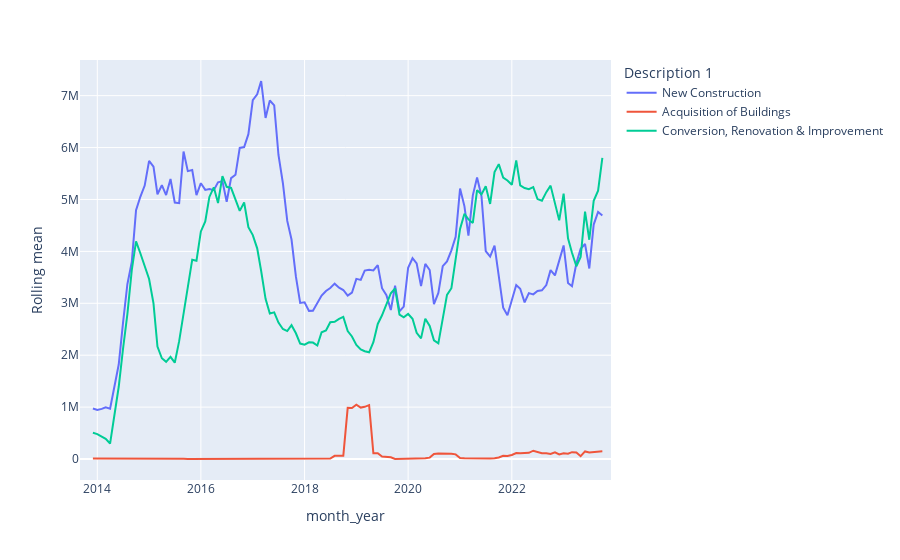
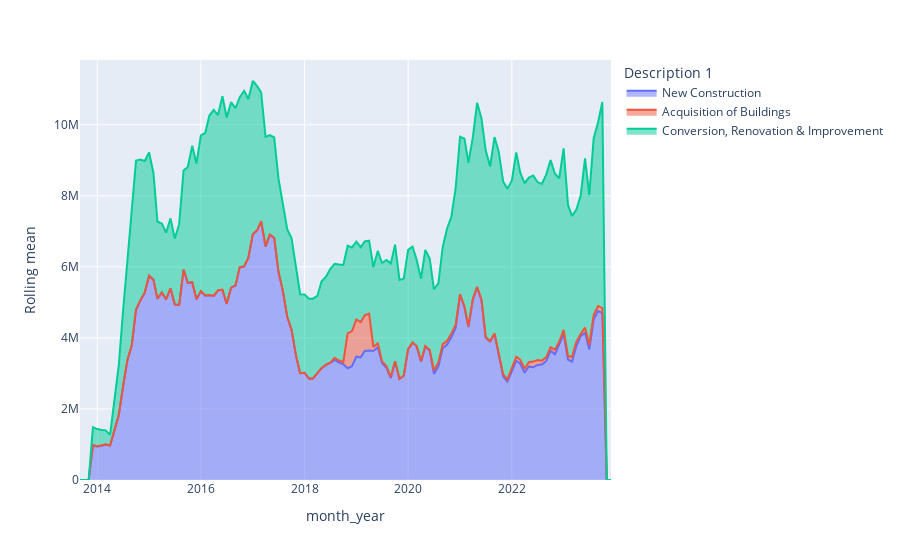

Notebook code for these charts, in order:
### Markdown cell above
From the charts above I noted that my dates were not aligning across the dataframes because some dates did not have any payments made in certain descriptions. Therefore I needed to redo these, however thought it would also be more intersting to see the 6 month rolling mean across this period too.

So I created new dataframes which would have all the months in over the peroid of the data, and then put the spend data into the right rows in these dataframes. I was then able to find the rolling average across these results and plot line and area graphs of this.

### Code cell
#Find the start and end dates of the data in df_1
begin_date = df_1.iloc[0]["Pay Date"]
end_date = df_1.iloc[df_1.shape[0]-1]["Pay Date"]

#Create the New Construction dataframe with a row entry for each month
dff_NC = pd.DataFrame({"Description 1":"New Construction",'Pay Date':pd.date_range(begin_date, end_date)})

#Extract the month and year from pay date and turn it into a string.
dff_NC["month_year"] = dff_NC["Pay Date"].dt.to_period("M").astype(str)
dff_NC = dff_NC.drop(columns="Pay Date").drop_duplicates()

#Create an amount list
Amount = []

#Go through the dff dataframe to find the relevant summed amount and allocate it to each month, if nothing was spend show 0
#Put this into a list
for i in range(dff_NC.shape[0]):
    a = dff_NC.iloc[i]["month_year"]
    b = dff_NC.iloc[i]["Description 1"]
    c = dff.loc[((dff["Description 1"] == b) & (dff["month_year"] == a)),"Amount"]
    if c.size > 0:
        Amount.append(c.iloc[0])
    else:   
        Amount.append(0)

#Add the list to the NC dataframe
dff_NC["Amount"] = Amount

#Calculate the rolling average from this column
dff_NC["Rolling mean"]= dff_NC['Amount'].rolling(6,center=True).mean()

#Create the Conversion, Renovation & Improvement dataframe and follow the process above (Should have made a funtion)
dff_CRI = pd.DataFrame({"Description 1":"Conversion, Renovation & Improvement",'Pay Date':pd.date_range(begin_date, end_date)})

dff_CRI["month_year"] = dff_CRI["Pay Date"].dt.to_period("M").astype(str)
dff_CRI = dff_CRI.drop(columns="Pay Date").drop_duplicates()

Amount = []

for i in range(dff_CRI.shape[0]):
    a = dff_CRI.iloc[i]["month_year"]
    b = dff_CRI.iloc[i]["Description 1"]
    c = dff.loc[((dff["Description 1"] == b) & (dff["month_year"] == a)),"Amount"]
    if c.size > 0:
        Amount.append(c.iloc[0])
    else:   
        Amount.append(0)

dff_CRI["Amount"] = Amount

dff_CRI["Rolling mean"]= dff_CRI['Amount'].rolling(6,center=True).mean()

#Create the Acquisition of Buildings dataframe and follow the process above
dff_AB = pd.DataFrame({"Description 1":"Acquisition of Buildings",'Pay Date':pd.date_range(begin_date, end_date)})

dff_AB["month_year"] = dff_AB["Pay Date"].dt.to_period("M").astype(str)
dff_AB = dff_AB.drop(columns="Pay Date").drop_duplicates()

Amount = []

for i in range(dff_AB.shape[0]):
    a = dff_AB.iloc[i]["month_year"]
    b = dff_AB.iloc[i]["Description 1"]
    c = dff.loc[((dff["Description 1"] == b) & (dff["month_year"] == a)),"Amount"]
    if c.size > 0:
        Amount.append(c.iloc[0])
    else:   
        Amount.append(0)

dff_AB["Amount"] = Amount

dff_AB["Rolling mean"]= dff_AB['Amount'].rolling(6,center=True).mean()

#Combine them all into one dataframe and sort the values by month and year
dff_rm = pd.concat([dff_NC,dff_CRI,dff_AB])
dff_rm = dff_rm.sort_values("month_year")

#Create a line chart showing how the total amount payed per month changes over time.
fig = px.line(dff_rm,x="month_year",y="Rolling mean",color = "Description 1")
fig.update_layout(hovermode="x unified")
fig.show()

#Create an area chart showing how the total amount payed per month changes over time.
fig = px.area(dff_rm,x="month_year",y="Rolling mean",color = "Description 1")
fig.update_layout(hovermode="x unified")
fig.show()
